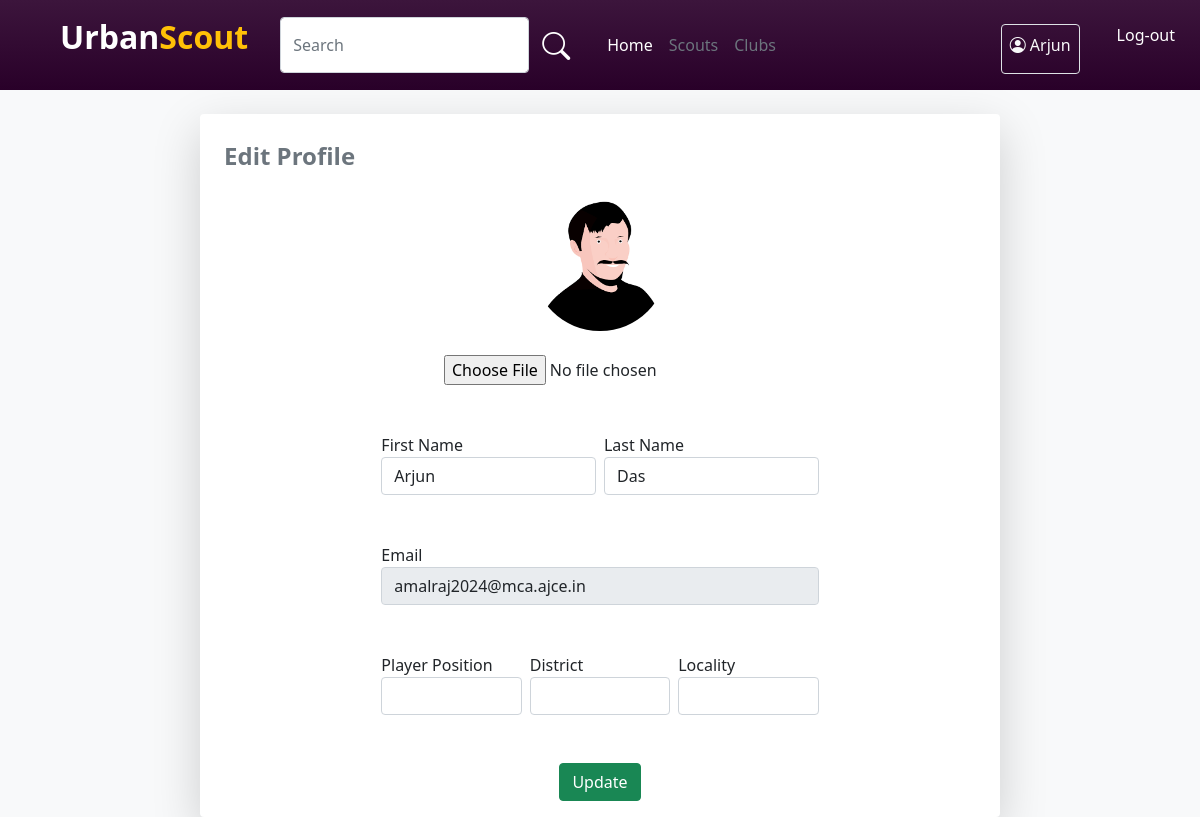
Page /edit-player-profile (signed in) on the earlier database version.
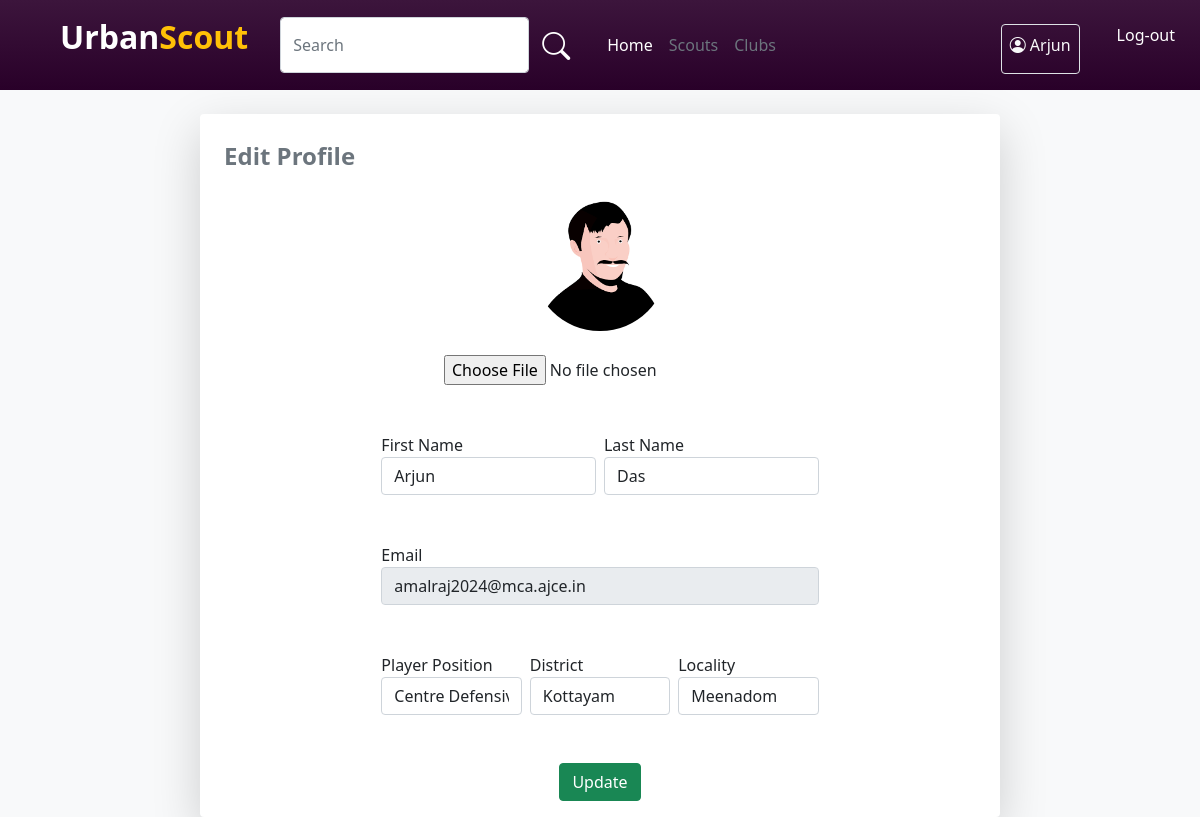
Same page on the later database version.
### account/models.py (models this page shows)
class User(AbstractUser):
    username=models.CharField(max_length=32, blank=True, null=True)
    USERNAME_FIELD = 'email'
    email = models.EmailField(unique=True)
    img=models.ImageField(upload_to='pics',default='https://img.freepik.com/free-icon/man_318-677829.jpg',null=True)
    is_player=models.BooleanField('is_player',default=False)
    is_club=models.BooleanField('is_club',default=False)
    is_scout=models.BooleanField('is_scout',default=False)
    player_dob = models.DateField(("Date of Birth"), default=date.today, validators=[validate_dob])
    player_pos = models.CharField(("Position"),default='',max_length=30,choices=Pos_Choice)
    district = models.CharField(("District"),default='',max_length=20,choices=District_Choice)
    locality = models.CharField(("Locality"),default='',max_length=50,blank=True)
    player_foot = models.CharField(("Prefered Foot"),default='',max_length=10,choices=Foot_Choice)
    player_ability = models.IntegerField(("Ability"),default=0,choices=Ability_Choice)
    club_reputation = models.IntegerField(("Club Reputation"),default=0,choices=Ability_Choice)
    player_potential = models.IntegerField(("Potential"),default=0,choices=Ability_Choice)
    desc=models.CharField(("Description"),max_length=100, default='')
    club_name=models.CharField((("Club Name")),default='',max_length=30)
    scouted_by=models.CharField(max_length=30,default='')
    subscribed=models.BooleanField(default=False)
    phone = models.CharField(("Phone Number"), null=True, max_length=10, validators=[phone_number_validator])
    score=models.FloatField(default=0.0)
    REQUIRED_FIELDS = []

### account/views.py (the view, shortened to what this page needs)
# urls.py: path('edit-player-profile',views.editPlayerProfile,name="edit-player-profile"),
@login_required(login_url='http://127.0.0.1:8000/login/')
def editPlayerProfile(request):
    return render(request, 'edit-player-profile.html', {
        'user': request.user,
        'pos_choices': Pos_Choice,
        'district_choices': District_Choice,
    })

### template/edit-player-profile.html (shortened to what the changed rows need)
{% load static %}
<!DOCTYPE html>
<html lang="en">
<head>
    <link rel="stylesheet" href="{% static 'style.css' %}">
    <link href="https://cdn.jsdelivr.net/npm/bootstrap@5.0.2/dist/css/bootstrap.min.css" rel="stylesheet"
>
    <link rel="stylesheet" href="https://cdn.jsdelivr.net/npm/bootstrap-icons@1.10.5/font/bootstrap-icons.css">
</head>
<body class="bg-light">
    <nav class="navbar player-navbar navbar-expand-lg">
        <div class="container-fluid">
            <div class="collapse navbar-collapse" id="navbarNav">
                <div class="d-flex w-100 justify-content-start justify-content-sm-end">
                    <div class="border rounded p-2 pb-0 mt-2 ms-3">
                        <p class="text-light "><i class="bi bi-person-circle"></i> {{user.first_name}}</p>
                    </div>
                </div>
            </div>
        </div>
    </nav>
    <div class="d-flex justify-content-center">
        <div class="bg-white shadow-lg mt-4 pb-3 rounded col-12 col-lg-8">
            <form action="" method="post"  enctype="multipart/form-data">
                <div class="d-flex justify-content-center"><img class="col-lg-2 col-5 rounded-circle" src={{user.img}}
                        alt=""></div>
                <div class="d-flex justify-content-center">
                    <div class="col-lg-8 col-12">
                        <div class="d-flex justify-content-center gap-2 m-5">
                            <div class="d-flex flex-column w-100">
                                <label for="fname">First Name</label>
                                <input class="form-control" type="text" name="fname" value={{user.first_name}}>
                            </div>
                            <div class="d-flex flex-column w-100">
                                <label for="lname">Last Name</label>
                                <input class="form-control" type="text" name="lname" value={{user.last_name}}>
                            </div>
                        </div>
                        <div class="d-flex mt-0 m-5">
                            <div class="d-flex flex-column w-100">
                                <label for="email">Email</label>
                                <input class="form-control" disabled type="text" name="email" value={{user.email}}>
                            </div>
                        </div>
                        <div class="d-flex justify-content-center gap-2 m-5">
                            <div class="d-flex flex-column w-100">
                                <label for="pos">Player Position</label>
                                <select class="form-control" name="pos" id="">
                                    <option value="{{ user.player_pos }}">{{ user.player_pos }}</option>
                                    {% for choice_value,choice in pos_choices %}
                                    <option value="{{ choice }}">{{ choice }}</option>
                                    {% endfor %}
                                </select>
                            </div>
                            <div class="d-flex flex-column w-100">
                                <label for="dist">District</label>
                                <select class="form-control" name="dist" id="">
                                    <option value="{{ user.district }}">{{ user.district }}</option>
                                    {% for choice_value,choice in district_choices %}
                                    <option value="{{ choice }}">{{ choice }}</option>
                                    {% endfor %}
                                </select>
                            </div>
                            <div class="d-flex flex-column w-100">
                                <label for="loc">Locality</label>
                                <input type="text" class="form-control" name="loc" value={{user.locality}}>
                            </div>
                        </div>
                    </div>
                </div>
            </form>
        </div>
    </div>
</body>
</html>

Differences in the rows shown:
changed User "Arjun": pos (not shown) → "Centre Defensive Midfielder"; dist (not shown) → "Kottayam"; loc (not shown) → "Meenadom"
